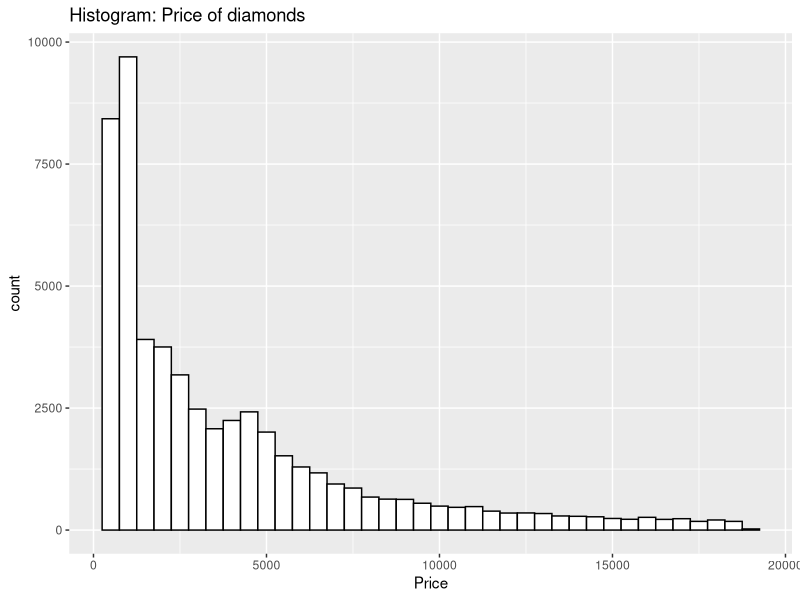
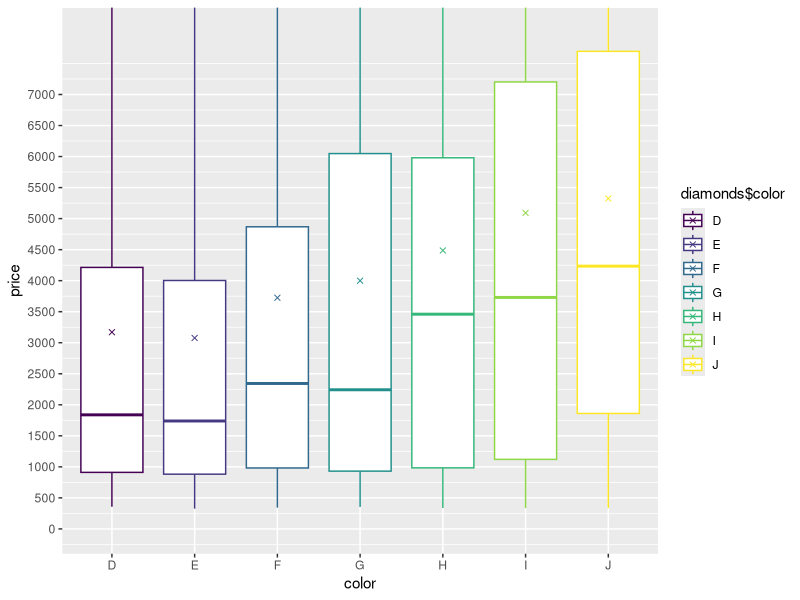
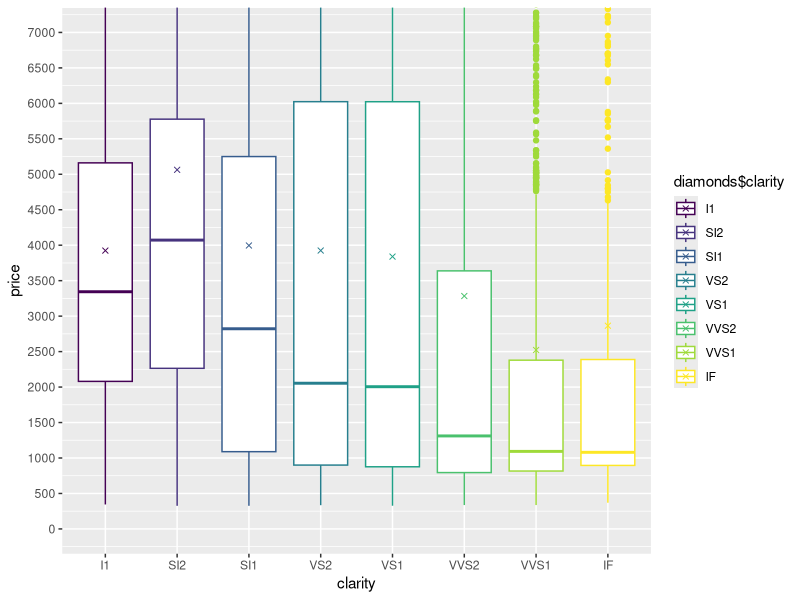
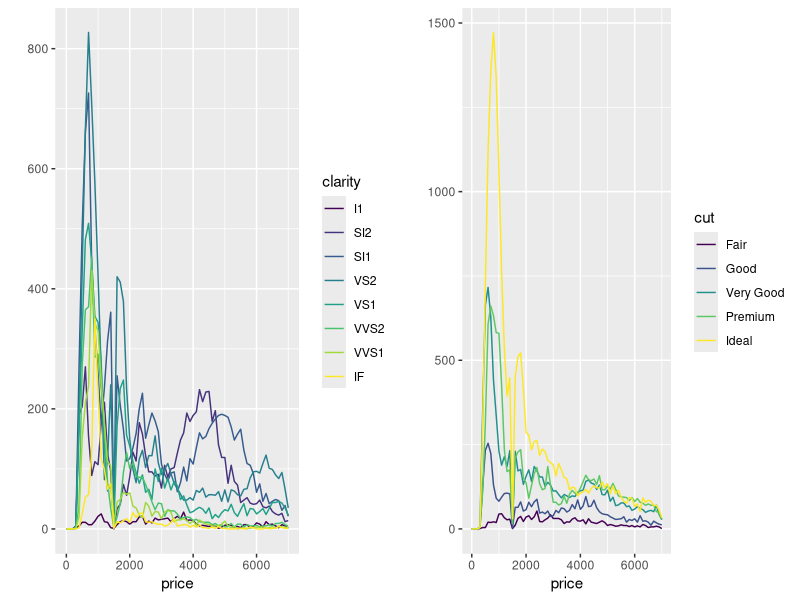
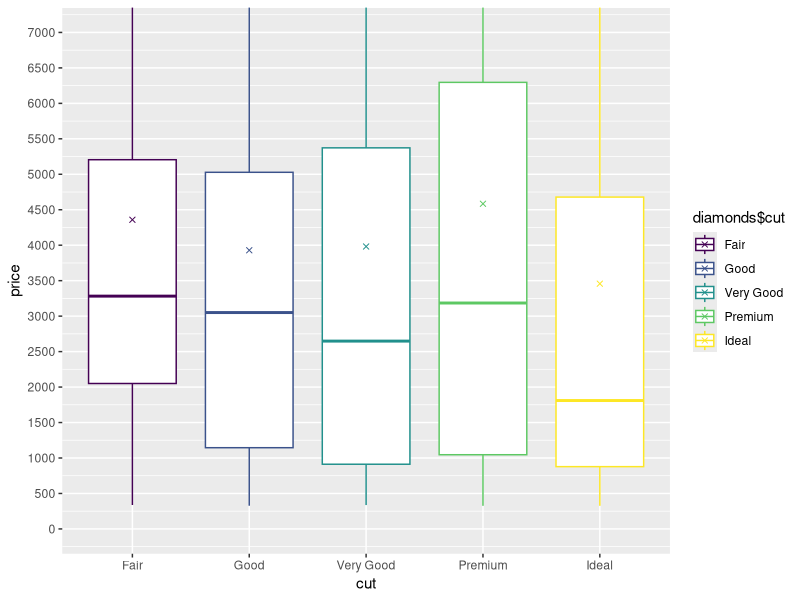
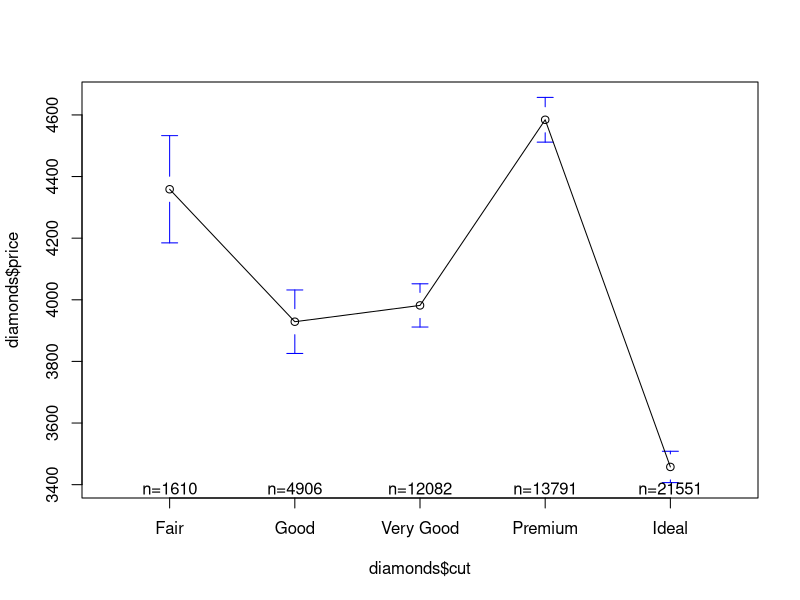
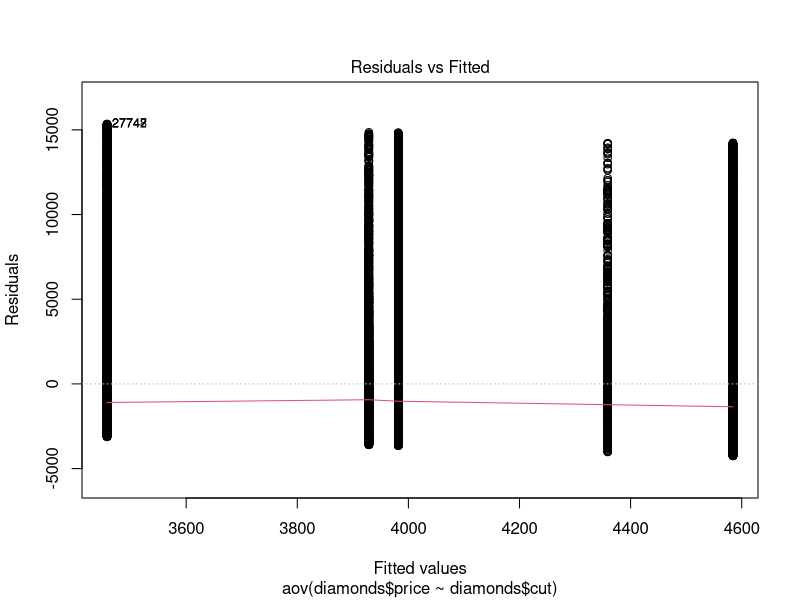
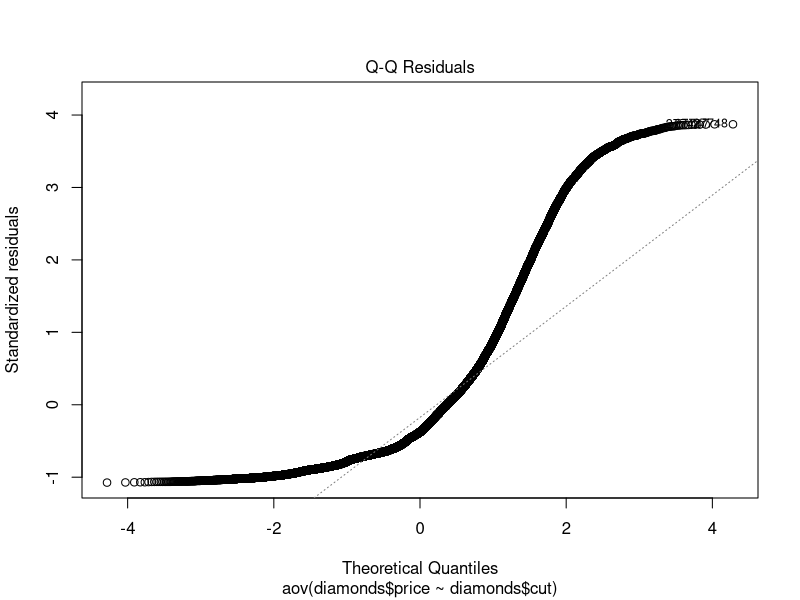

Recreate these plots in R, in order. (Note: this script raises an error after producing the figures.)
install.packages("ggplot2", dependencies = T, repos = "http://cran.us.r-project.org")
install.packages("dplyr", dependencies = T, repos = "http://cran.us.r-project.org")
install.packages("gridExtra", dependencies = T, repos = "http://cran.us.r-project.org")
install.packages("gplots", dependencies = T, repos = "http://cran.us.r-project.org")
install.packages("cluster", dependencies = T, repos = "http://cran.us.r-project.org")
install.packages("fpc", dependencies = T, repos = "http://cran.us.r-project.org")
library(fpc)
library(cluster)
library(gplots)
library(gridExtra)
library(ggplot2)
library(dplyr)


data("diamonds")
str(diamonds)




#Z-test

diamonds.price <- diamonds$price
diamonds.price.length <- length(diamonds.price)
ggplot(aes(x = diamonds.price), data = diamonds) +
  geom_histogram(binwidth = 500, color = "black", fill = "white") + 
  labs(title = "Histogram: Price of diamonds",x = "Price")

#1. Z-test for one variable

#unbiassed
price_sample <- sample(diamonds.price, size = 300)
sample_mean <- mean(price_sample)

#biased - higher price

cut <- 1:53940
weights <- cut^.6
sorted_price <- sort(diamonds.price)
price_sample_biased <- sample(sorted_price, size = 300, prob = weights)
sample_mean_biased <- mean(price_sample_biased)

#population parameter calculations
pop_sd <- sd(diamonds.price)*sqrt((length(diamonds.price)-1)/(length(diamonds.price)))
pop_mean <- mean(diamonds.price)

#unbiased
#z-stat caclulation
sample_mean
z<- (sample_mean - pop_mean)/(pop_sd/sqrt(300))
z
#calculating the p-value
p_yellow1 <- pnorm(z)
p_green1 <- 1 - p_yellow1
p_green1


#costly-biased

#z-stat
sample_mean_biased
z<-(sample_mean_biased - pop_mean)/(pop_sd/sqrt(300))
z

#calculating the p-value
p_yellow2 <- pnorm(z)
p_green2 <- 1 - p_yellow2
p_green2

sample_out <- cbind(price_sample,price_sample_biased)
write.csv(sample_out, file='sample_out.csv')

#T-test

ggplot(aes(y = price, x = color, color = diamonds$color), data = diamonds) + 
  geom_boxplot()+  
  coord_cartesian(ylim = c(0,8000)) + 
  stat_summary(fun.y = mean, geom = 'point', shape = 4) +
  scale_y_continuous( breaks = seq(0, 7000, 500))

#performing the t-test
diamonds.cut.F <- subset(diamonds,diamonds$color == "F")
diamonds.cut.G <- subset(diamonds,diamonds$color == "G")
#Welsh t-test
t.test(diamonds.cut.F$price,diamonds.cut.G$price)
#classical t-test
t.test(diamonds.cut.F$price,diamonds.cut.G$price, var.equal = TRUE)

#paired t-test

ggplot(aes(y = price, x = clarity, color = diamonds$clarity), data = diamonds) + 
  geom_boxplot()+  
  coord_cartesian(ylim = c(0,7000)) + 
  stat_summary(fun.y = mean, geom = 'point', shape = 4) +
  scale_y_continuous( breaks = seq(0, 7000, 500))

diamonds.clarity.VS2 <- subset(diamonds,diamonds$clarity=="VS2")
diamonds.clarity.VS2_price <- sample(diamonds.clarity.VS2$price, size = 8000)
diamonds.clarity.VS1 <- subset(diamonds,diamonds$clarity=="VS1")
diamonds.clarity.VS1_price <- sample(diamonds.clarity.VS1$price, size = 8000)
t.test(diamonds.clarity.VS1_price,diamonds.clarity.VS2_price,
       paired = TRUE)

#chi-squared test

p1 <- qplot(x = price, 
            data = diamonds, binwidth = 100, 
            geom = 'freqpoly', 
            color = clarity, xlim = c(0,7000)) 

p2 <- qplot(x = price, 
            data = diamonds, binwidth = 100, 
            geom = 'freqpoly', 
            color = cut, xlim = c(0,7000))

library(gridExtra)
grid.arrange(p1, p2, ncol = 2)

chisq.test(diamonds$clarity,diamonds$cut, correct = FALSE)

#ANOVA

ggplot(aes(y = price, x = cut, color = diamonds$cut), data = diamonds) + 
  geom_boxplot() + 
  coord_cartesian(ylim = c(0,7000)) + 
  stat_summary(fun.y = mean, geom = 'point', shape = 4) +
  scale_y_continuous( breaks = seq(0, 7000, 500))

aov.test <- aov(diamonds$price~diamonds$cut)
summary(aov.test)

plotmeans(diamonds$price~diamonds$cut)
TukeyHSD(aov.test)

plot(aov.test) #we get 4 plots from here, i Have included residualvsfitting plot in report
plot(TukeyHSD(aov.test)) #Plot from Tukey's HSD test 

#by creating this plot, we can visualise the diamond's cut pairs and analyse 
#significant difference by plotting the "tuk" object in R. The significant
#difference are those which so not cross the vertival line at 0.

#distribution
#variable - price
ggplot(aes(price), data = diamonds) + 
  geom_histogram(color = 'black', fill = 'orange', binwidth = 500) #right skewed distribution
mean(diamonds$price)
median(diamonds$price)

#transformation
ggplot(aes(price), data = diamonds) + 
  geom_histogram(aes(y = ..density..),color = 'black', fill = 'orange') + 
  geom_density(alpha=.2, fill="#FF6666") + 
  scale_x_log10()+ 
  labs(title = 'log10 transformation')- 

#scatter plot
  ggplot(aes(x = carat, y = price), data = diamonds) +
  geom_point( color = 'orange', alpha = 1/4) +
  scale_x_continuous(lim = c(0, quantile(diamonds$carat, 0.99))) + 
  scale_y_continuous(lim = c(0, quantile(diamonds$price, 0.99)))

#regression line
ggplot(aes(x = carat, y = price), data = diamonds) +
  geom_point( color = 'orange', alpha = 1/4) +
  stat_smooth(method = 'lm') + 
  scale_x_continuous(lim = c(0, quantile(diamonds$carat, 0.99)), breaks = seq(0, 2.5, 0.2)) + 
  scale_y_continuous(lim = c(0, quantile(diamonds$price, 0.99)))

#calculate volume
volume <- diamonds$x*diamonds$y*diamonds$z
diamonds$volume<-volume  

ggplot(aes(x = volume, y = carat), data = diamonds) +
  geom_point(color = 'red',
             alpha = 1/10) + 
  geom_smooth(method = "lm") +
  xlim(0, 1000)

#correlation matrix, taken from assignment 1.

#clustering - kmean
#prepare data
diamonds.subset <- data.frame(diamonds$carat, diamonds$depth, diamonds$table, diamonds$price, diamonds$volume)
diamonds.subset <- na.omit(diamonds.subset)
k.means.fit <- kmeans(diamonds.subset, 2)
attributes(k.means.fit) #all the elements of cluster output
k.means.fit$centers #centroids
k.means.fit$cluster #cluster
k.means.fit$size #cluster size
#elbow curve
wssplot <- function(data, nc=15, seed=1234){
  wss <- (nrow(data)-1)*sum(apply(data,2,var))
  for (i in 2:nc){
    set.seed(seed)
    wss[i] <- sum(kmeans(data, centers=i)$withinss)}
  plot(1:nc, wss, type="b", xlab="Number of Clusters",
       ylab="Within groups sum of squares")}

wssplot(diamonds.subset, nc=6)


fit <- kmeans(diamonds.subset, 5) #k=5
clusplot(diamonds.subset,fit$cluster, main='2D representation of the Cluster solution',
         color=TRUE, shade=TRUE,
         labels=2, lines=0)
plotcluster(diamonds.subset, fit$cluster)

cluster.table <- table(fit$cluster,diamonds.subset$diamonds.carat)
cluster.table[1:5,1:10] #confusion matrix
